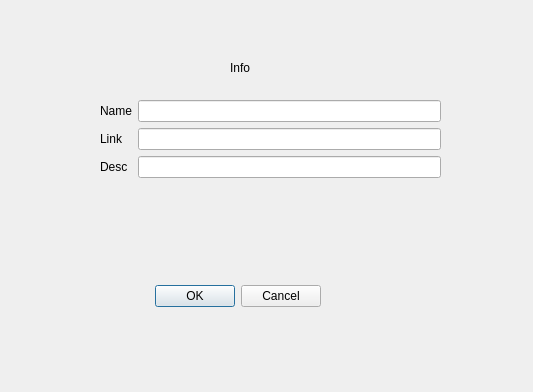
<?xml version="1.0" encoding="UTF-8"?>
<ui version="4.0">
 <class>Dialog</class>
 <widget class="QDialog" name="Dialog">
  <property name="geometry">
   <rect>
    <x>0</x>
    <y>0</y>
    <width>533</width>
    <height>392</height>
   </rect>
  </property>
  <property name="windowTitle">
   <string>Dialog</string>
  </property>
  <widget class="QDialogButtonBox" name="buttonBox">
   <property name="geometry">
    <rect>
     <x>150</x>
     <y>280</y>
     <width>171</width>
     <height>32</height>
    </rect>
   </property>
   <property name="orientation">
    <enum>Qt::Horizontal</enum>
   </property>
   <property name="standardButtons">
    <set>QDialogButtonBox::Cancel|QDialogButtonBox::Ok</set>
   </property>
  </widget>
  <widget class="QLabel" name="label">
   <property name="geometry">
    <rect>
     <x>230</x>
     <y>60</y>
     <width>49</width>
     <height>16</height>
    </rect>
   </property>
   <property name="text">
    <string>Info</string>
   </property>
  </widget>
  <widget class="QWidget" name="">
   <property name="geometry">
    <rect>
     <x>100</x>
     <y>100</y>
     <width>341</width>
     <height>101</height>
    </rect>
   </property>
   <layout class="QFormLayout" name="formLayout">
    <item row="0" column="0">
     <widget class="QLabel" name="label_2">
      <property name="text">
       <string>Name</string>
      </property>
     </widget>
    </item>
    <item row="0" column="1">
     <widget class="QLineEdit" name="lineEdit"/>
    </item>
    <item row="1" column="0">
     <widget class="QLabel" name="label_3">
      <property name="text">
       <string>Link</string>
      </property>
     </widget>
    </item>
    <item row="1" column="1">
     <widget class="QLineEdit" name="lineEdit_2"/>
    </item>
    <item row="2" column="0">
     <widget class="QLabel" name="label_4">
      <property name="text">
       <string>Desc</string>
      </property>
     </widget>
    </item>
    <item row="2" column="1">
     <widget class="QLineEdit" name="lineEdit_3"/>
    </item>
   </layout>
  </widget>
 </widget>
 <resources/>
 <connections>
  <connection>
   <sender>buttonBox</sender>
   <signal>accepted()</signal>
   <receiver>Dialog</receiver>
   <slot>accept()</slot>
   <hints>
    <hint type="sourcelabel">
     <x>248</x>
     <y>254</y>
    </hint>
    <hint type="destinationlabel">
     <x>157</x>
     <y>274</y>
    </hint>
   </hints>
  </connection>
  <connection>
   <sender>buttonBox</sender>
   <signal>rejected()</signal>
   <receiver>Dialog</receiver>
   <slot>reject()</slot>
   <hints>
    <hint type="sourcelabel">
     <x>316</x>
     <y>260</y>
    </hint>
    <hint type="destinationlabel">
     <x>286</x>
     <y>274</y>
    </hint>
   </hints>
  </connection>
 </connections>
</ui>
